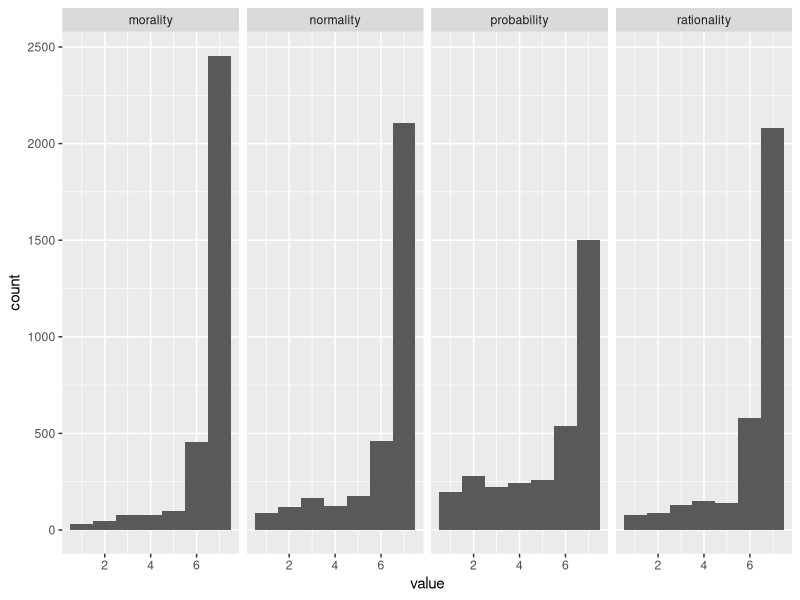
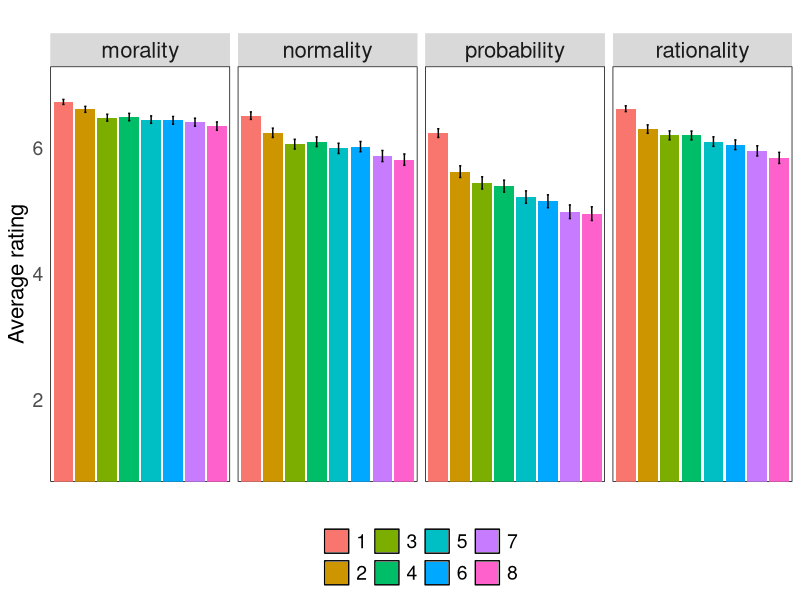
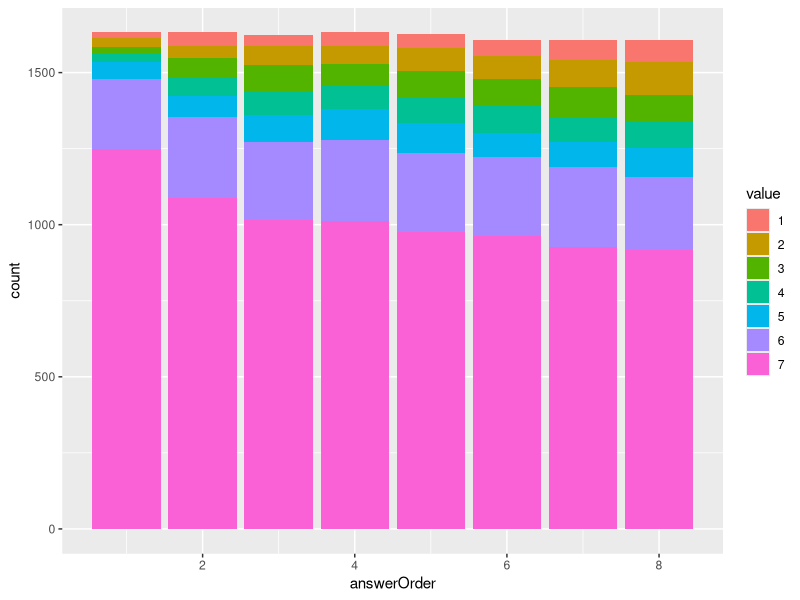
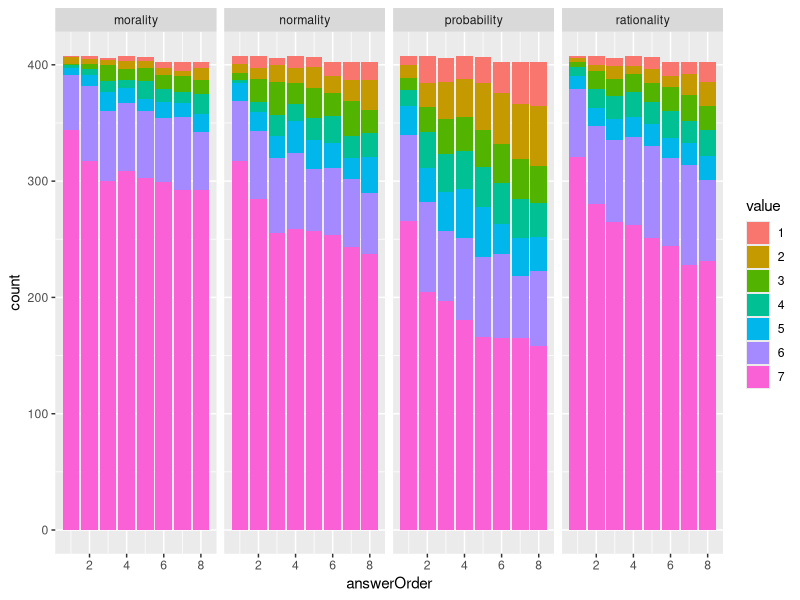
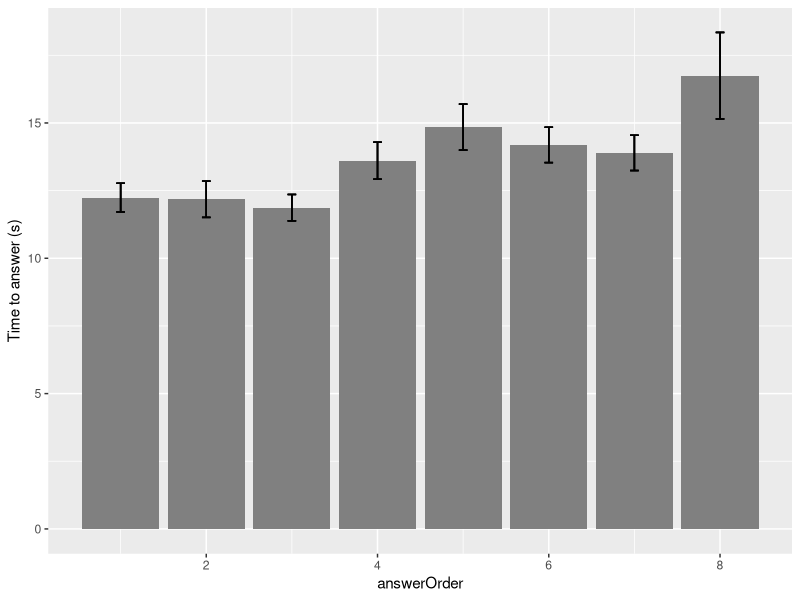
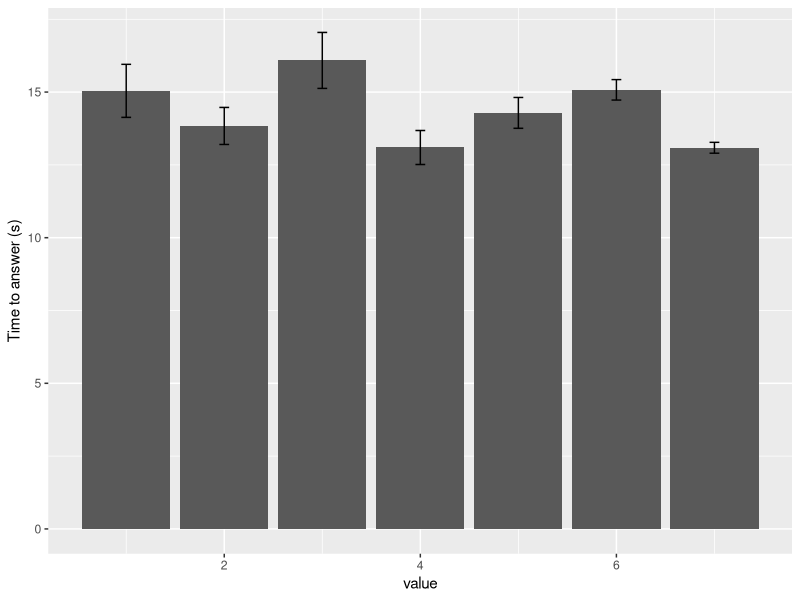
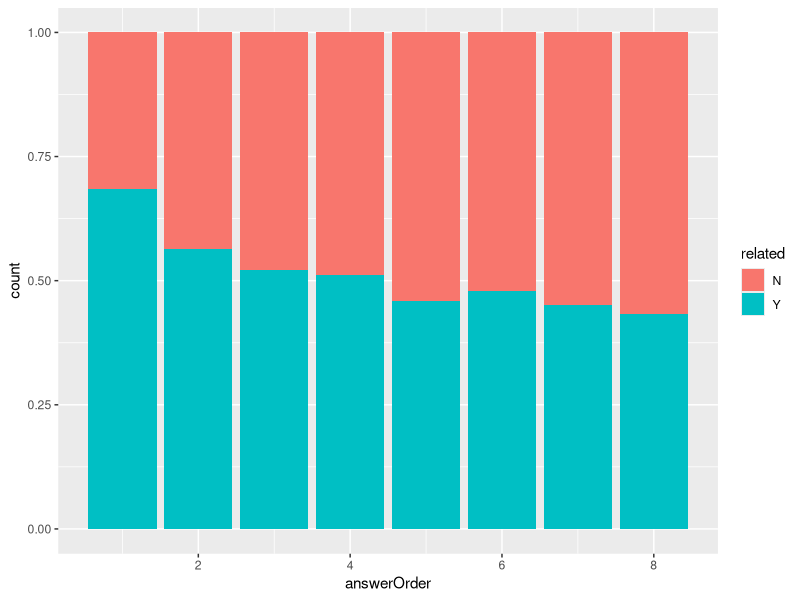
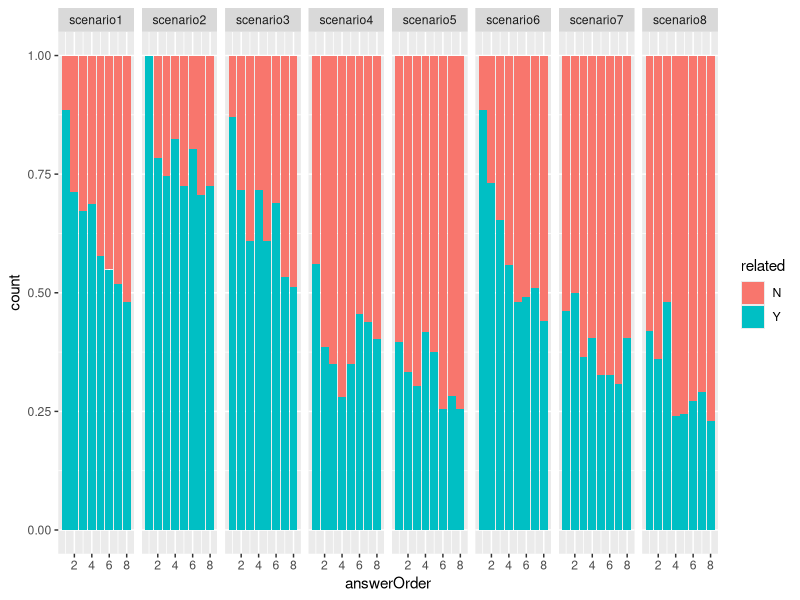

These figures' R source, in order:
## ---- chunk 1
knitr::opts_chunk$set(echo = FALSE)

library(tidyverse)
library(lme4)
library(optimx)
#install.packages("RColorBrewer")
library("RColorBrewer")
palette(brewer.pal(n=9,name="PuBu"))
library(effects)
library(emmeans)
## ---- chunk 2
Full_results <- read.csv("data/Possibility generation.csv")
Full_results_p <- Full_results[!duplicated(Full_results$ResponseId),]

## ---- chunk 3
wd_clean <- read.csv("data/generationFull_clean.csv")

# Assign numbers to ratings, with "strongly agree" being a 7 (very moral, etc.) 
# and "strongly disagree" being a 1 (very immoral, etc.)

wd_clean$morality <- factor(wd_clean$morality, levels=c("Strongly Agree",
                            "Agree","Somewhat Agree","Neutral","Somewhat Disagree",
                            "Disagree","Strongly Disagree"),
                            labels=c("7","6","5","4","3","2","1"))
wd_clean$morality <- as.numeric(wd_clean$morality)

wd_clean$normality <- factor(wd_clean$normality, levels=c("Strongly Agree",
                             "Agree","Somewhat Agree", "Neutral","Somewhat Disagree", "Disagree","Strongly Disagree"),
                            labels=c("7","6","5","4","3","2","1"))
wd_clean$normality <- as.numeric(wd_clean$normality)

wd_clean$probability <- factor(wd_clean$probability, levels=c("Strongly Agree",
                               "Agree","Somewhat Agree","Neutral", "Somewhat Disagree","Disagree","Strongly Disagree"),
                              labels=c("7","6","5","4","3","2","1"))
wd_clean$probability <- as.numeric(wd_clean$probability)

wd_clean$rationality <- factor(wd_clean$rationality, levels=c("Strongly Agree",
                               "Agree","Somewhat Agree","Neutral","Somewhat Disagree","Disagree", "Strongly Disagree"),
                              labels=c("7","6","5","4","3","2","1"))
wd_clean$rationality <- as.numeric(wd_clean$rationality)

ld_clean <- pivot_longer(wd_clean,cols=c(morality,normality,probability,rationality), names_to="judgement")


## ---- chunk 4
#histogram of ratings
#ggplot(df, aes(x=weight)) + geom_histogram()

fig0a <- ggplot(ld_clean, aes(x=value)) +
  geom_histogram(binwidth = 1) +
  facet_grid(~judgement)

print(fig0a)
## ---- chunk 5

ld.means <- ld_clean %>% 
  group_by(answerOrder,judgement) %>%
  summarize(mean = mean(value, na.rm = T),
            sd = sd(value, na.rm =T),
            N = length(value),
            se = sd / sqrt(N))
ld.means$answerOrder <- as.character(ld.means$answerOrder)

# Figure 1a: Average rating X answer order by rating criteria
fig1a <- ggplot(ld.means, aes(x=answerOrder, y=mean, fill=answerOrder)) +
  geom_bar(position="dodge", stat="identity")  +
  geom_errorbar(aes(ymin=mean-se, ymax=mean+se), width=.1, alpha=1, position= position_dodge(.9)) +
  facet_grid(~judgement) +
  labs(title="") +
  coord_cartesian(ylim=c(1,7)) +
  ylab("Average rating") +
  xlab("") +
  theme(
    panel.background = element_rect(fill="white",color="black")
    ,panel.grid.major = element_blank()
    ,panel.grid.minor = element_blank()
    ,legend.title=element_blank()
    ,legend.position=("bottom")
    ,legend.text=element_text(size=14)
    ,axis.text.y=element_text(size=14)
    ,axis.text.x=element_blank()
    ,axis.title.y=element_text(size=16)
    ,axis.ticks = element_blank()
    ,strip.text=element_text(size=16)
    ,axis.title=element_text(size=12)   
  )

print(fig1a)


#Figure 1aa: Average rating X answer order
fig1aa <- ggplot(ld.means, aes(x=answerOrder, y=mean, fill=answerOrder)) +
  geom_bar(position="dodge", stat="identity")
#print(fig1aa)


#Figure 1ab and Figure 1ac: distribution of rating value (low/med/high) X answer order
ld_value_count <- ld_clean %>%
  group_by(answerOrder, judgement, value) %>%
  summarise(count = n()) %>%
  na.omit() %>%
  mutate(value2 = case_when(value < 4 ~ '0_low',
                            value == 4 ~ '1_med',
                            value > 4 ~ '2_high'))

#fig1ab <- ggplot(ld_value_count, aes(x = answerOrder, y = count, fill = value2)) +
#  geom_bar(position = "stack", stat = "identity")
#print(fig1ab)

#fig1ac <- ggplot(ld_value_count, aes(x = answerOrder, y = count, fill = value2)) +
#  geom_bar(position = "stack", stat = "identity") +
#  facet_grid(~judgement)
#print(fig1ac)

#Figure 1ad and Figure 1ae: distribution of rating value (1-7) X answer order
ld_value_count$value <- as.character(ld_value_count$value)
fig1ad <- ggplot(ld_value_count, aes(x = answerOrder, y = count, fill = value)) +
  geom_bar(position = "stack", stat = "identity")
print(fig1ad)

fig1ae <- ggplot(ld_value_count, aes(x = answerOrder, y = count, fill = value)) +
  geom_bar(position = "stack", stat = "identity") +
  facet_grid(~judgement)
print(fig1ae)



## ---- chunk 6
#answer order x time to answer
ld.time <- ld_clean %>% 
  group_by(answerOrder, judgement) %>%
  summarize(mean = mean(time, na.rm = T),
            sd = sd(time, na.rm =T),
            N = length(time),
            se = sd / sqrt(N))

ld.rating <- ld_clean %>%
  group_by(value) %>%
  summarize(mean = mean(time, na.rm = T),
            sd = sd(time, na.rm =T),
            N = length(time),
            se = sd / sqrt(N)) 


fig1b <- ggplot(ld.time, aes(x=answerOrder, y=mean)) +
  geom_bar(position="dodge", stat="identity", fill="#808080")  +
  geom_errorbar(aes(ymin=mean-se, ymax=mean+se), width=.1, alpha=1, position= position_dodge(0.9)) +
  ylab("Time to answer (s)")
print(fig1b)

fig1c <-ggplot(ld.rating, aes(x=value, y=mean)) +
  geom_bar(position="dodge", stat="identity") +
  geom_errorbar(aes(ymin=mean-se, ymax=mean+se), width=.1, alpha=1, position= position_dodge(0.9)) +
  ylab("Time to answer (s)")
print(fig1c)

## ---- chunk 7
#analysis below incorporates results from coding
Coded_results <- read.csv("data/Coding poss gen data - Data.csv")
df0 <- Coded_results[c(1:4,8)] %>% 
  rename(c("related" = "SCEN..final."))
df0 <- df0[df0$related == "Y"|df0$related == "N",]

df1 <- df0 %>%
  group_by(answerOrder, scenario, related) %>%
  summarise(count = n())


fig2a <- ggplot(df1, aes(x = answerOrder, y = count, fill = related)) +
  geom_bar(position = "fill", stat = "identity")
print(fig2a)

fig2b <- ggplot(df1, aes(x = answerOrder, y = count, fill = related)) +
  geom_bar(position = "fill", stat = "identity") +
  facet_grid(~scenario)
print(fig2b)

#the plots suggest that earlier answers are more explicitly relevant to the scenario than later answers. However, there also seem to be significant variation between scenarios.

## ---- chunk 8
df2 <- Coded_results[c(1:4,22)] %>%
  rename(c("unconventional" = "ConventionalViolation.1"))
df2 <- df2[df2$unconventional =="Y"|df2$unconventional == "N",]
df3 <- df2 %>%
  group_by(answerOrder, scenario, unconventional) %>%
  summarise(count = n())

fig3a <- ggplot(df3, aes(x = answerOrder, y = count, fill = unconventional)) +
  geom_bar(position = position_fill(reverse = TRUE), stat = "identity") 
print(fig3a)

fig3b <- ggplot(df3, aes(x = answerOrder, y = count, fill = unconventional)) +
  geom_bar(position = position_fill(reverse = TRUE), stat = "identity") +
  facet_grid(~scenario)
print(fig3b)


## ---- chunk 9
df4 <- Coded_results[c(1:4, 8, 22)] %>%
  rename(c("unconventional" = "ConventionalViolation.1", "related" = "SCEN..final."))
  #filter(related != "") %>%
  #filter(unconventional != "")


df_merged <- merge(df4, wd_clean, by.x="question", by.y="question", all.x=TRUE)
df_merged <- df_merged %>%
  filter(ResponseId.x == ResponseId.y) %>%
  filter(scenario.x == scenario.y) %>%
  filter(answerOrder.x == answerOrder.y) %>%
  select(c(1:6, 10:14),) %>%
  select(c(2, 4, 3, 1, 7:10, 5:6, 11))

df5 <- df_merged %>%
  select(c(1:5, 7, 10),) %>%
  rename(c("conventionality" = "unconventional")) %>%
  mutate(conventionality = case_when(conventionality == "N" ~ 7,
                                        conventionality == "Y" ~ 1)) %>%
  pivot_longer(cols=c(morality, probability, conventionality), names_to="type")

df5$value <- as.factor(df5$value)

df6 <- df5 %>%
  group_by(answerOrder.x, type, value) %>%
  summarise(count = n())


fig4a <- ggplot(df6, aes(x = type, y = count, fill = value)) +
  geom_bar(position = "stack", stat = "identity") +
  scale_fill_brewer(palette="YlGnBu")
print(fig4a)
